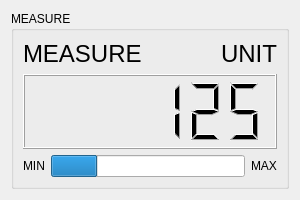
<?xml version="1.0" encoding="UTF-8"?>
<ui version="4.0">
 <class>IndicatorLCD_Form</class>
 <widget class="QWidget" name="IndicatorLCD_Form">
  <property name="geometry">
   <rect>
    <x>0</x>
    <y>0</y>
    <width>300</width>
    <height>200</height>
   </rect>
  </property>
  <property name="sizePolicy">
   <sizepolicy hsizetype="Preferred" vsizetype="Fixed">
    <horstretch>0</horstretch>
    <verstretch>0</verstretch>
   </sizepolicy>
  </property>
  <property name="minimumSize">
   <size>
    <width>300</width>
    <height>200</height>
   </size>
  </property>
  <property name="maximumSize">
   <size>
    <width>300</width>
    <height>200</height>
   </size>
  </property>
  <property name="windowTitle">
   <string>Form</string>
  </property>
  <layout class="QVBoxLayout" name="verticalLayout">
   <item>
    <widget class="QGroupBox" name="groupBox_lcd">
     <property name="title">
      <string>MEASURE</string>
     </property>
     <layout class="QVBoxLayout" name="verticalLayout_2">
      <item>
       <layout class="QHBoxLayout" name="horizontalLayout">
        <item>
         <widget class="QLabel" name="label_measure">
          <property name="sizePolicy">
           <sizepolicy hsizetype="MinimumExpanding" vsizetype="Preferred">
            <horstretch>0</horstretch>
            <verstretch>0</verstretch>
           </sizepolicy>
          </property>
          <property name="font">
           <font>
            <pointsize>18</pointsize>
            <weight>50</weight>
            <italic>false</italic>
            <bold>false</bold>
            <underline>false</underline>
           </font>
          </property>
          <property name="text">
           <string>MEASURE</string>
          </property>
         </widget>
        </item>
        <item>
         <widget class="QLabel" name="label_unit">
          <property name="font">
           <font>
            <pointsize>18</pointsize>
           </font>
          </property>
          <property name="text">
           <string>UNIT</string>
          </property>
         </widget>
        </item>
       </layout>
      </item>
      <item>
       <widget class="QLCDNumber" name="lcdNumber">
        <property name="sizePolicy">
         <sizepolicy hsizetype="Preferred" vsizetype="MinimumExpanding">
          <horstretch>0</horstretch>
          <verstretch>0</verstretch>
         </sizepolicy>
        </property>
        <property name="font">
         <font>
          <pointsize>32</pointsize>
         </font>
        </property>
        <property name="smallDecimalPoint">
         <bool>true</bool>
        </property>
        <property name="digitCount">
         <number>6</number>
        </property>
        <property name="segmentStyle">
         <enum>QLCDNumber::Filled</enum>
        </property>
        <property name="value" stdset="0">
         <double>125.000000000000000</double>
        </property>
       </widget>
      </item>
      <item>
       <layout class="QHBoxLayout" name="horizontalLayout_2">
        <item>
         <widget class="QLabel" name="label_min">
          <property name="text">
           <string>MIN</string>
          </property>
         </widget>
        </item>
        <item>
         <widget class="QProgressBar" name="progressBar">
          <property name="value">
           <number>24</number>
          </property>
          <property name="textVisible">
           <bool>false</bool>
          </property>
          <property name="format">
           <string>%p%</string>
          </property>
         </widget>
        </item>
        <item>
         <widget class="QLabel" name="label_max">
          <property name="text">
           <string>MAX</string>
          </property>
         </widget>
        </item>
       </layout>
      </item>
     </layout>
    </widget>
   </item>
  </layout>
 </widget>
 <resources/>
 <connections/>
</ui>
